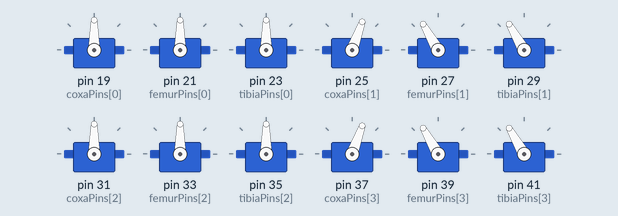
Recording of a sketch running on a simulated Arduino Mega 2560, built with avr-gcc and run on an emulated ATmega2560. Parts: 12 × servo.

Above: at 10.05 s.
At 12.05 s:
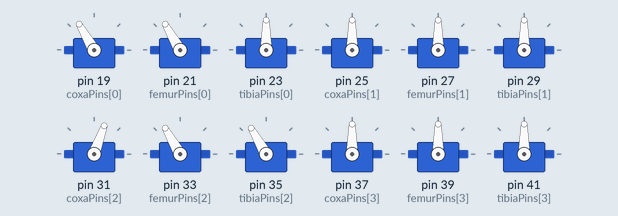
At 14.0 s:
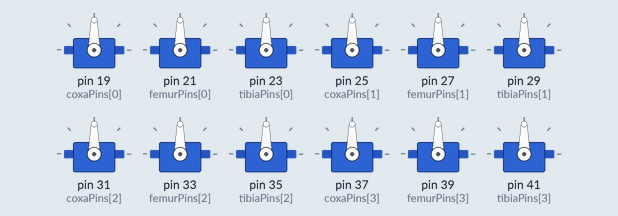
Timing chart, 0 to 15.2 s (numbered marks = the images above):
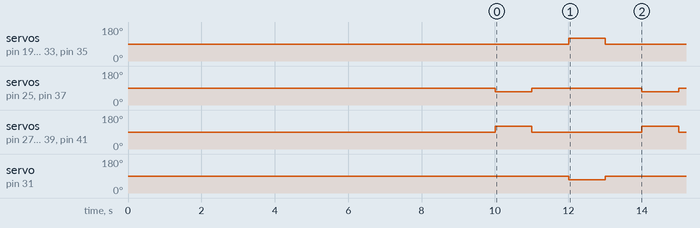

The sketch:

tripodgaittest.ino
```cpp
#include <Servo.h>

// Declare servo objects for each of the 18 servos
Servo coxa[6], femur[6], tibia[6];

// Pin assignments for each leg's servos
int coxaPins[6] = {19, 25, 31, 37, 43, 49};
int femurPins[6] = {21, 27, 33, 39, 45, 51};
int tibiaPins[6] = {23, 29, 35, 41, 47, 53};

// Gait parameters
int liftHeight = 120;     // Femur and tibia lift angle
int swingForward = 70;   // Coxa forward swing angle
int groundContact = 90;  // Ground contact position (neutral)

// Speed of movement (adjust to control speed of gait)
int delayTime = 1000;     // Milliseconds delay between movements

// Function to move a specific leg (Coxa, Femur, Tibia) to specific angles
void moveLeg(int leg, int coxaAngle, int femurAngle, int tibiaAngle) {
  coxa[leg].write(coxaAngle);
  femur[leg].write(femurAngle);
  tibia[leg].write(tibiaAngle);
}

// Setup function to initialize servos and attach them to pins
void setup() {
  for (int i = 0; i < 6; i++) {
    coxa[i].attach(coxaPins[i]);
    femur[i].attach(femurPins[i]);
    tibia[i].attach(tibiaPins[i]);

    // Initialize all servos to neutral (ground contact position)
    moveLeg(i, groundContact, 90, 90);
  }
  delay(10000);  // Wait 1 second to stabilize before starting the gait
}

// Function to perform the diagonal tripod gait cycle
void tripodGaitCycle() {
  // Group A: Legs 2, 4, 6 (Middle-left, Front-right, Back-right)
  // Lift and swing forward Group B: Legs 5, 1, 3 (Middle-right, Front-left, Back-left)
  moveLeg(5, swingForward, liftHeight, liftHeight); // Leg 5
  moveLeg(1, swingForward, liftHeight, liftHeight); // Leg 1
  moveLeg(3, swingForward, liftHeight, liftHeight); // Leg 3
  delay(delayTime);

  // Place Group B back on the ground
  moveLeg(5, groundContact, 90, 90);  // Leg 5
  moveLeg(1, groundContact, 90, 90);  // Leg 1
  moveLeg(3, groundContact, 90, 90);  // Leg 3
  delay(delayTime);

  // Group B: Legs 5, 1, 3 (Middle-right, Front-left, Back-left)
  // Lift and swing forward Group A: Legs 2, 4, 6 (Middle-left, Front-right, Back-right)
  moveLeg(2, swingForward, liftHeight, liftHeight); // Leg 2
  moveLeg(4, swingForward, liftHeight, liftHeight); // Leg 4
  moveLeg(6, swingForward, liftHeight, liftHeight); // Leg 6
  delay(delayTime);

  // Place Group A back on the ground
  moveLeg(2, groundContact, 90, 90);  // Leg 2
  moveLeg(4, groundContact, 90, 90);  // Leg 4
  moveLeg(6, groundContact, 90, 90);  // Leg 6
  delay(delayTime);
}

void loop() {
  // Continuously perform the diagonal tripod gait
  tripodGaitCycle();
}
```

Measured:
- by itself, servo on pin 25 (coxaPins[1]), servo on pin 31 (coxaPins[2]), servo on pin 37 (coxaPins[3]): alternates 90° for 3.0 s and 70° for 1.0 s
- by itself, servo on pin 19 (coxaPins[0]), servo on pin 21 (femurPins[0]), servo on pin 27 (femurPins[1]), servo on pin 29 (tibiaPins[1]), servo on pin 33 (femurPins[2]), servo on pin 35 (tibiaPins[2]), servo on pin 39 (femurPins[3]), servo on pin 41 (tibiaPins[3]): alternates 120° for 1.0 s and 90° for 3.0 s
